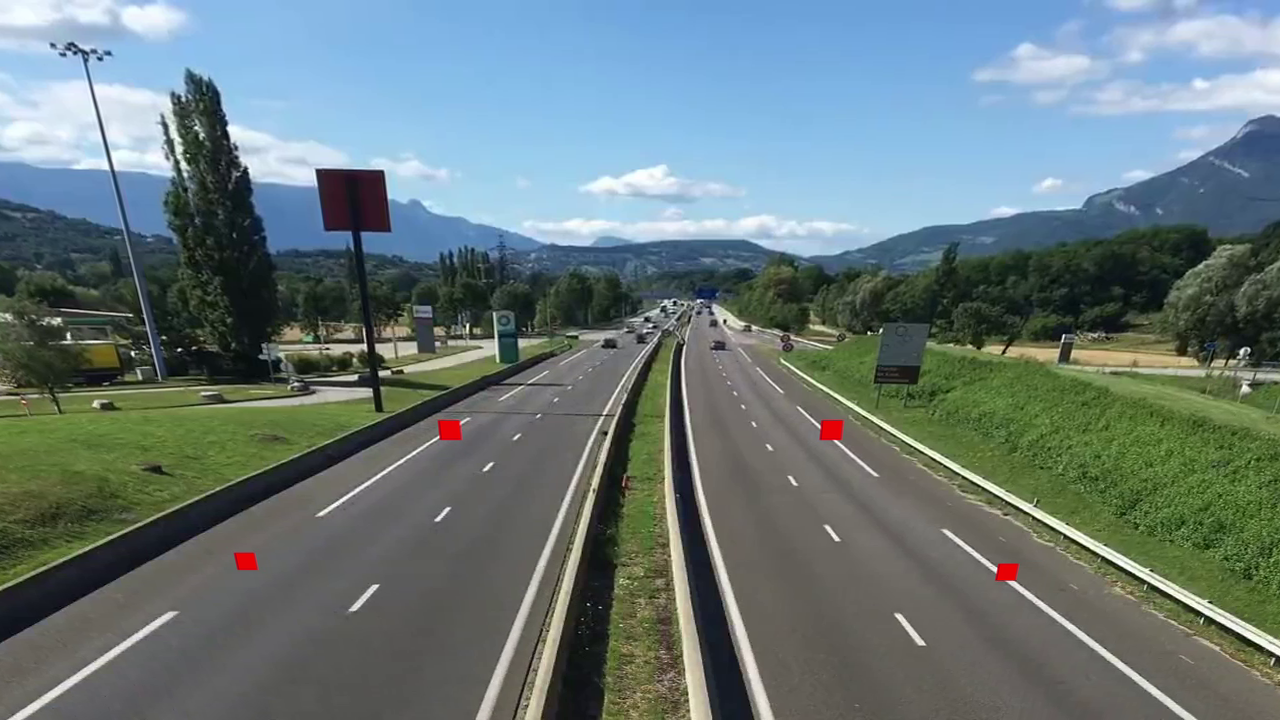
#> input picture Initial Tests/guide.png, 1280 x 720 px, given in place of video.mp4, which was not available
$ python main.py
#> lines starting #> are read from the running program, lines starting #| are printed output that depends on the picture; after the words box and inside, x2 and y2 are one past the last pixel; in counts of white or black regions, pixels touching at a corner belong together; pictures that were not available may be replaced by others from this repository, and a replacement may not be noted
import cv2
import numpy as np
from time import sleep

width_min=80 #Minimum width of the rectangle
height_min=80 #Minimum height of the rectangle

offset=6 #Allowed error between pixel

pos_line=550 #Count Line Position

delay= 60 #FPS

detec = []
cars = 0


def page_center(x, y, w, h):
    x1 = int(w / 2)
    y1 = int(h / 2)
    cx = x + x1
    cy = y + y1
    return cx,cy

cap = cv2.VideoCapture('video.mp4')
# subtract = cv2.bgsegm.createBackgroundSubtractorMOG()
subtract = cv2.createBackgroundSubtractorMOG2()

while True:
    ret , frame1 = cap.read()
#> frame1 is the input picture: shape (720, 1280, 3); mean B, G, R 122.3, 121.5, 104.9
    time = float(1/delay)
    sleep(time)
    grey = cv2.cvtColor(frame1,cv2.COLOR_BGR2GRAY)
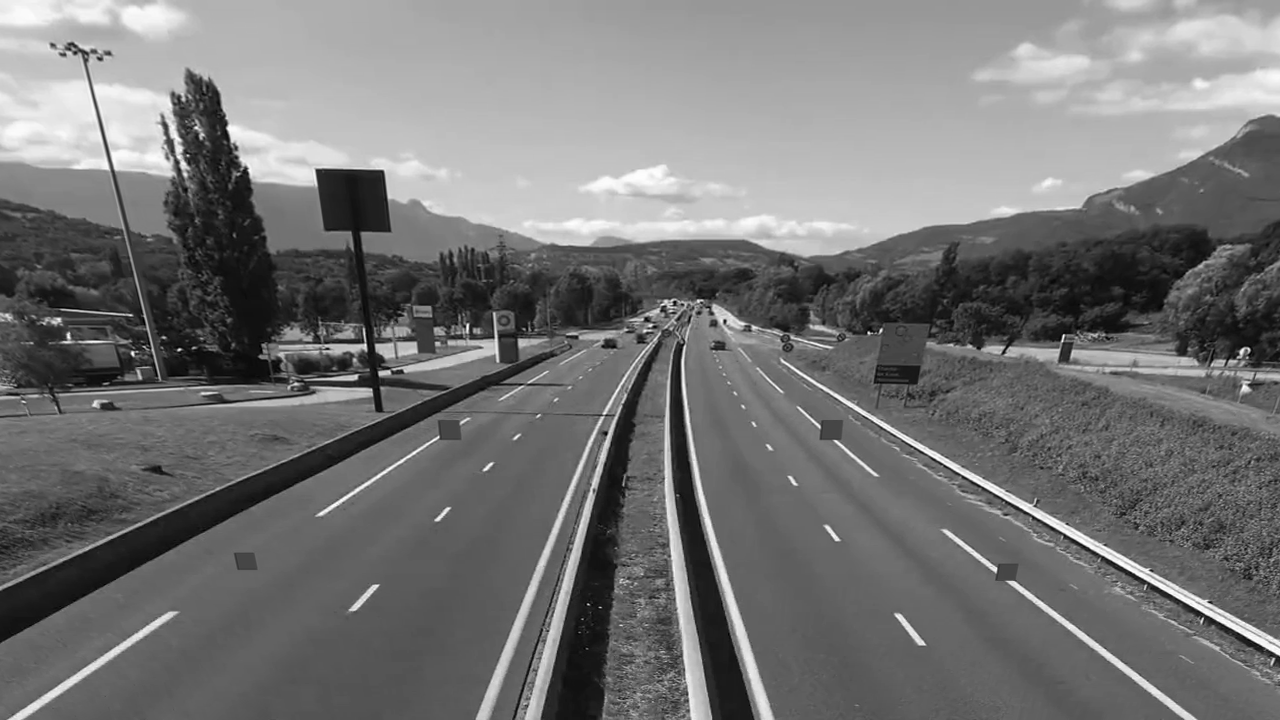
#> grey: shape (720, 1280); min 0, max 255, mean 116.6
    blur = cv2.GaussianBlur(grey,(3,3),5)
    img_sub = subtract.apply(blur)
#> img_sub: shape (720, 1280); every value is 127
    # [5 lines of commented-out code are left out]
    contour,h=cv2.findContours(img_sub,cv2.RETR_TREE,cv2.CHAIN_APPROX_SIMPLE)
#> contour = [[[0, 0], [0, 719], [1279, 719], [1279, 0]]]; h = [[-1, -1, -1, -1]]

    cv2.line(frame1, (25, pos_line), (1200, pos_line), (255,127,0), 3)
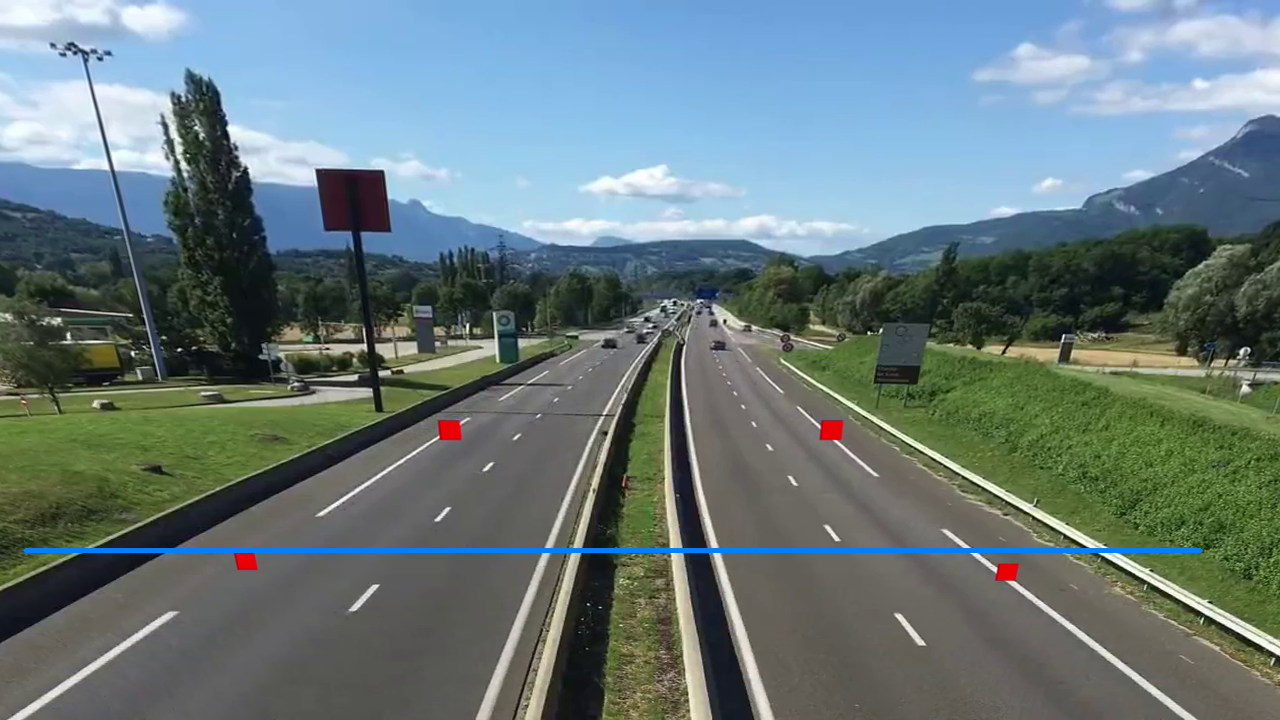
#> frame1: shape (720, 1280, 3); 0.64% of pixels changed, all inside (x1, y1, x2, y2) = (23, 548, 1203, 553)
    for(i,c) in enumerate(contour):
        (x,y,w,h) = cv2.boundingRect(c)
        validate_contour = (w >= width_min) and (h >= height_min)
        if not validate_contour:
            continue

        cv2.rectangle(frame1,(x,y),(x+w,y+h),(0,255,0),2)
        center = page_center(x, y, w, h)
        detec.append(center)
        cv2.circle(frame1, center, 4, (0, 0,255), -1)

        for (x,y) in detec:
            if y<(pos_line+offset) and y>(pos_line-offset):
                cars+=1
                cv2.line(frame1, (25, pos_line), (1200, pos_line), (0,127,255), 3)
                detec.remove((x,y))
                print("car is detected : "+str(cars))
#> this loop made 1 pass
#> (c, w, h, validate_contour, x1 in page_center, y1 in page_center) on pass 1: ([[0, 0], [0, 719], [1279, 719], [1279, 0]], 1280, 720, True, 640, 360)
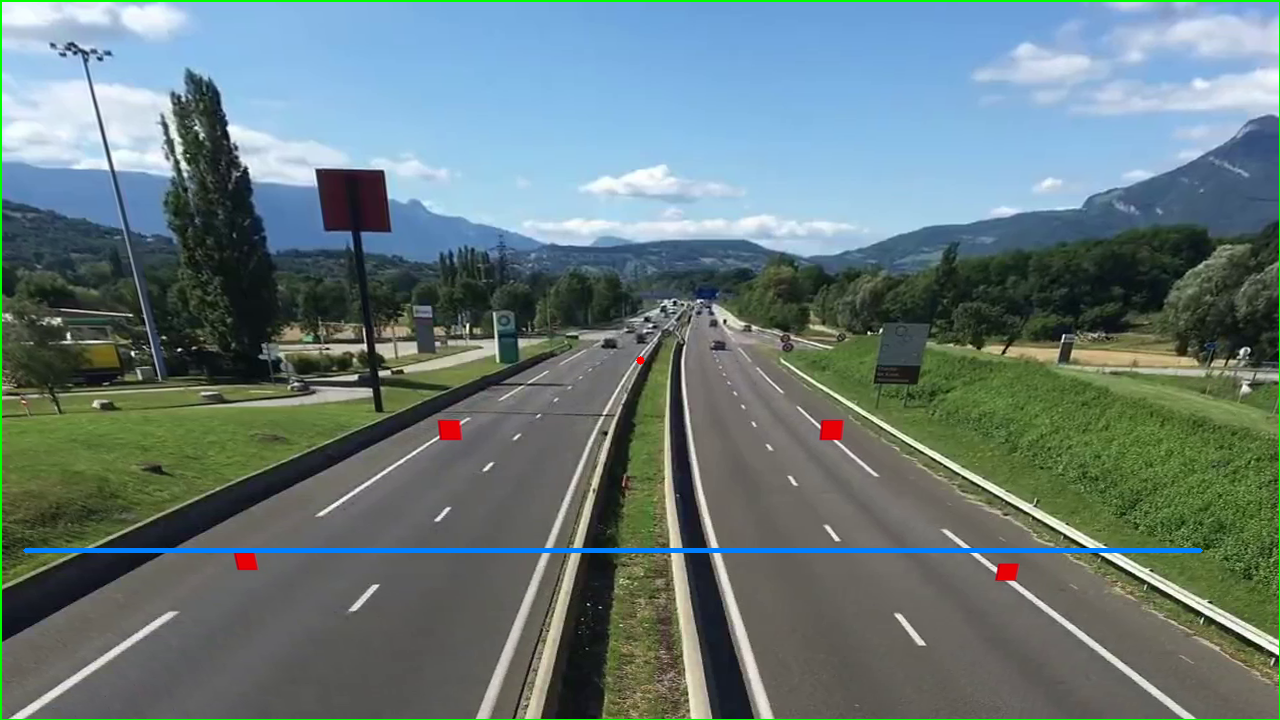
#> frame1: shape (720, 1280, 3); 0.66% of pixels changed, all inside (x1, y1, x2, y2) = (0, 0, 1280, 720)
#> after the loop, cars = 0; detec = [(640, 360)]

    cv2.putText(frame1, "VEHICLE COUNT : "+str(cars), (450, 70), cv2.FONT_HERSHEY_SIMPLEX, 2, (0, 0, 255),5)
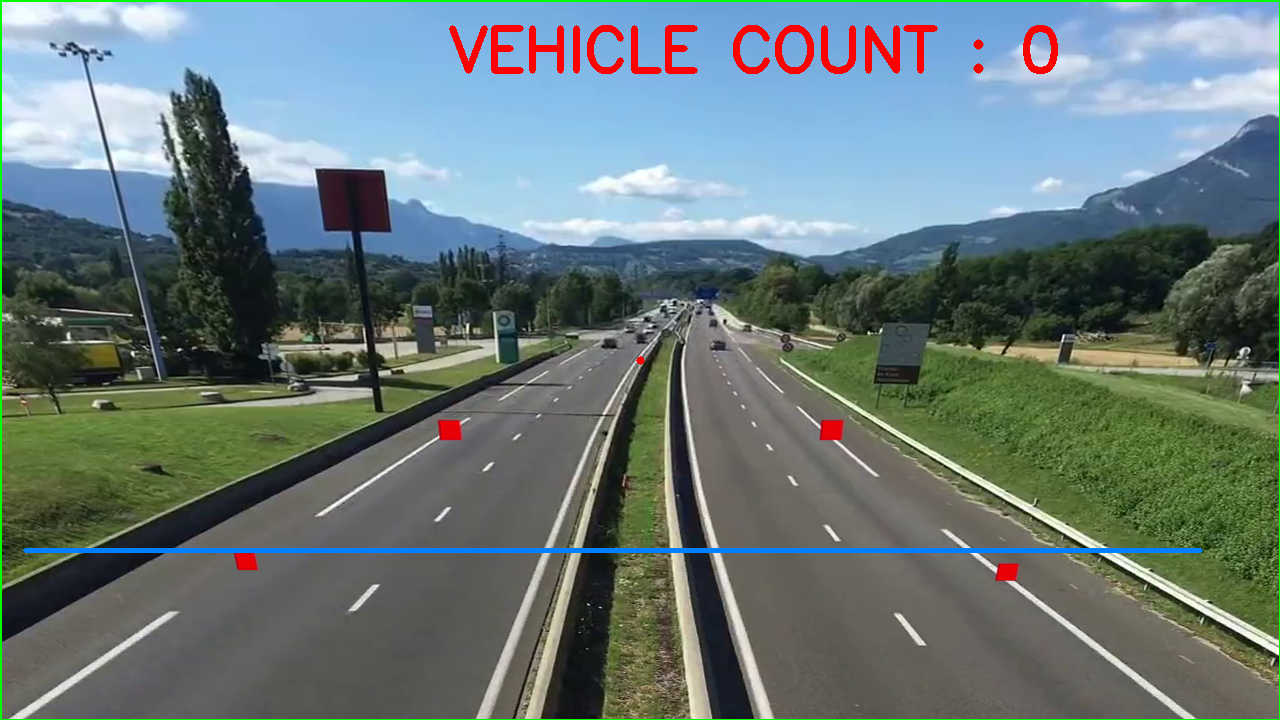
#> frame1: shape (720, 1280, 3); 0.99% of pixels changed, all inside (x1, y1, x2, y2) = (449, 25, 1058, 74)
    cv2.imshow("Video Original" , frame1)
    # cv2.imshow("Detectar",dilated)
    cv2.imshow("Detectar",img_sub)

    if cv2.waitKey(1) == 27:
#> (key Esc is pressed here)
        break

cv2.destroyAllWindows()
cap.release()
